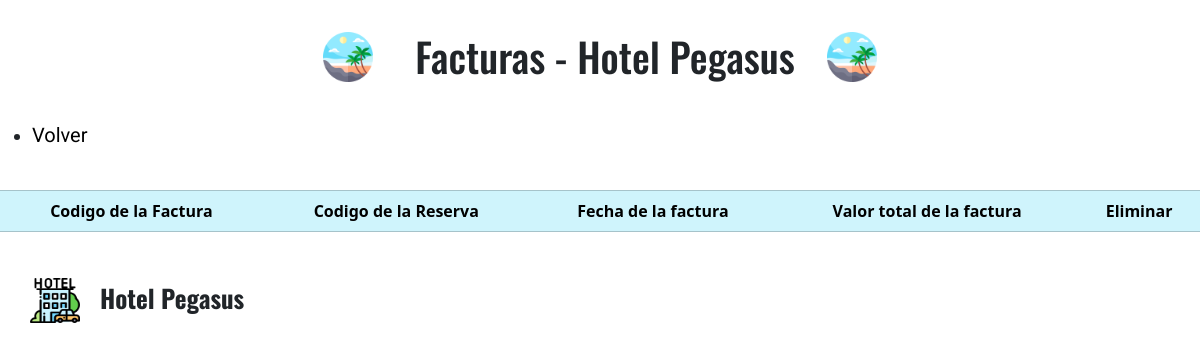
Page /facturas/verFacturas on the earlier database version.
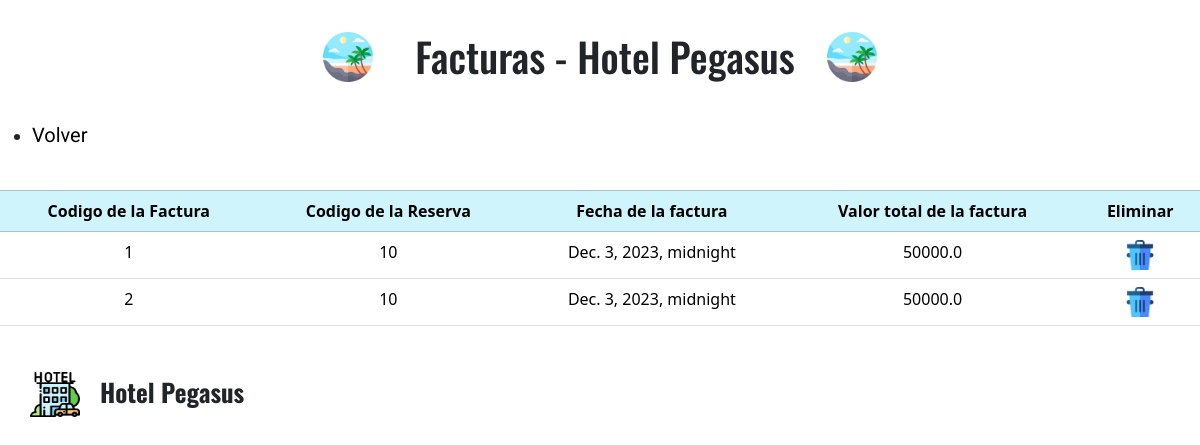
Same page on the later database version.
### facturasGestion/models.py (models this page shows)
class tb_factura(models.Model):
    codigo_fac = models.AutoField(primary_key=True, verbose_name = 'Codigo de la factura')
    codigo_res = models.ForeignKey(tb_reserva, verbose_name = "Codigo de la Reserva", on_delete=models.CASCADE)
    numero_con = models.ManyToManyField(tb_consumo, verbose_name = "Codigo consumo")
    codigo_mP = models.ManyToManyField("tb_metodoPago", verbose_name = "Metodos de pago" )
    fechaEmision_fac = models.DateTimeField(verbose_name = 'Fecha de emision de la factura', auto_now_add=True)
    valorTotal_fac = models.FloatField(verbose_name = 'Valor total de la factura')

### reservaGestion/models.py (models this page shows)
class tb_reserva(models.Model):
    codigo_res = models.AutoField(primary_key=True,verbose_name="Codigo de la reserva")
    numeroDocumento_cli = models.ForeignKey(tb_usuarios, verbose_name="Numero de documento del usuario", on_delete=models.CASCADE)
    fechaInicio_res = models.DateField(verbose_name='Fecha de inicio', auto_now=False, auto_now_add=False)
    fechaSalida_res = models.DateField(verbose_name='Fecha de salida', auto_now=False, auto_now_add=False)
    cantidadJovenes_res = models.IntegerField(verbose_name='Cantidad de jovenes')
    cantidadAdultos_res = models.IntegerField(verbose_name='Cantidad de adultos')
    codigo_hab = models.ForeignKey(tb_habitacion, default=0, verbose_name="Codigo de la habitacion", on_delete=models.CASCADE)

### facturasGestion/views.py (the view)
# urls.py: path('verFacturas', verFacturas, name = 'verFacturas'),
def verFacturas(request):
    try:
        facturas = tb_factura.objects.all()
        contexto = {
            'facturas' : facturas
        }
    except Exception:
        return render(request, 'errorUsuario.html')
    else:
        return render(request, 'mostrarFacturas.html', contexto)

### templates/mostrarFacturas.html (shortened to what this page needs)
{% load static %}
<!DOCTYPE html>
<html lang="es">
<head>
    <link href="https://cdn.jsdelivr.net/npm/bootstrap@5.3.2/dist/css/bootstrap.min.css" rel="stylesheet">
    <link rel="stylesheet" href="{% static 'css/verUsuarios.css' %}">
</head>
<body>
    <header>
        <div class="logoIzquierdo">
            <img src="{% static 'img/playa.png' %}" alt="logoIzquierda">
        </div>
        <h1 class="tituloEncabezado">Facturas - Hotel Pegasus</h1>
        <div class="logoIzquierdo">
            <img src="{% static 'img/playa.png' %}" alt="logoIzquierda">
        </div>
    </header>
    <ul>
        <li>
            <a href="{% url 'inicioFacturas' %}">Volver</a>
        </li>
    </ul>
    <table class="table">
        <br>
        <thead class="table-info table-bordered">
                <tr>
                    <th scope='col'>Codigo de la Factura</th>
                    <th scope='col'>Codigo de la Reserva</th>
                    <th scope='col'>Fecha de la factura</th>
                    <th scope='col'>Valor total de la factura</th>
                    <th scope='col'>Eliminar</th>
                </tr>
            {% for i in facturas %}
            </thead>
                <tr>
                    <td>{{i.codigo_fac}}</td>
                    <td>{{i.codigo_res.codigo_res}}</td>
                    <td>{{i.fechaEmision_fac}}</td>
                    <td>{{i.valorTotal_fac}}</td>
                    <td>
                        <a href="eliminarFacturas/{{i.codigo_fac}}"><img src="{% static "img/eliminar.png"%}" alt="imagenEliminar" width='30px'></a>
                    </td>
                </tr>
            {% endfor %}
    </table>
    <footer>
        <div class="contenedorFooter">
            <img src="{% static 'img/hotel.png' %}" alt="hotelIcono">
            <h3>Hotel Pegasus</h3>
        </div>
    </footer>
</body>
</html>

Differences in the rows shown:
added tb_factura: codigo_fac "1", codigo_res.codigo_res "10", fechaEmision_fac "Dec. 3, 2023, midnight", valorTotal_fac "50000.0"
added tb_factura: codigo_fac "2", codigo_res.codigo_res "10", fechaEmision_fac "Dec. 3, 2023, midnight", valorTotal_fac "50000.0"
